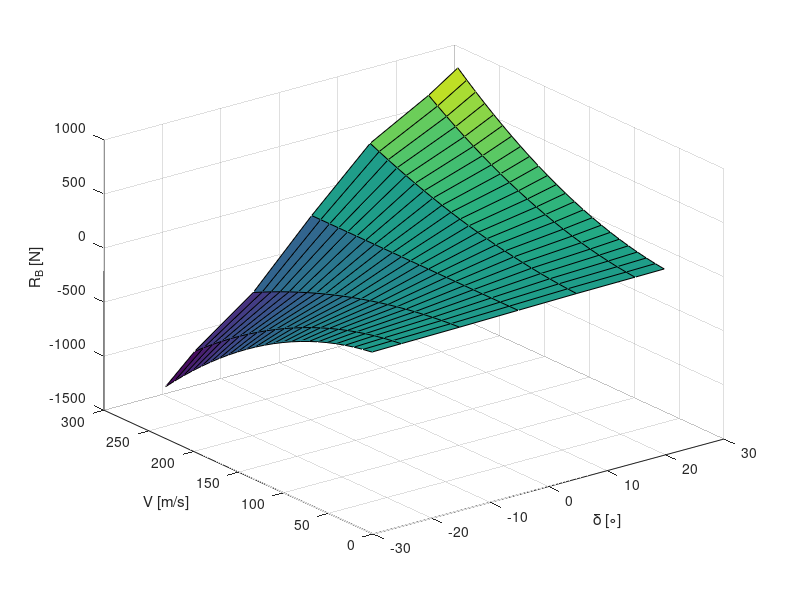
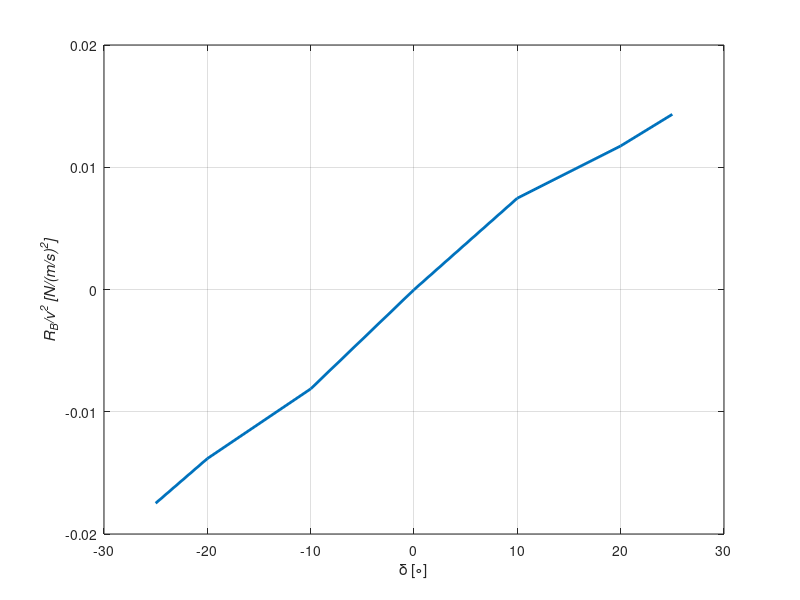

The MATLAB script that drew these images, in order:
clc; % czysci command window
clear; %czysci zmienne
close; %zamyka wszystkie okna
%% Geometria i geometria odwrotna

% Deklaracja danych
L = 180;    % mm
R=100;      % mm
Y=180;      % mm
alpha=asin(R/(2*L));      %rad
alpha_prim=pi/2 - alpha;  %rad
delta_max = 25;           % stopnie

% określenie wektora wychylenia steru
delta=-delta_max:0.1:delta_max;

% zamiana wychyelnia steru na wysunięcie siłownika [mm]
delta_h = -(Y-sqrt(L^2+R^2-2*L*R*cos(alpha_prim-delta*pi/180)));

% Wykres wydłużenia siłownika w funkcji kąta wychylenia steru
plot(delta,delta_h)
grid on
xlabel('\delta [\circ]');
ylabel('\delta_h [mm]');
grid on

close %zamyka okno z wykresem
%% Dynamika układu
% Deklaracja danych

v_dzwieku = 340.3;         % m/s
c = 2.37;                  % m
rho = 1.2255;              % kg/m^3
b = 12.45;                 % m
wsp1 = 0.5*rho * c^2 * b;  % współczynnik wymiarujący moment zawiasowy-

% Określenie wektora dopuszczalnych prędkości
V = (0.1*v_dzwieku:10:0.8*v_dzwieku)';

% Zebranie charakterystyk aerodynamicznych z programu X-FOIL
delta_dyn = [-25, -20, -10, 0, 10, 20, 25]; % stopnie
delta_dyn = deg2rad(delta_dyn); % rad

cm_h = [-0.033139, -0.027379, -0.017291, -0.000038, 0.017291, 0.027379, 0.033139];
M_h = wsp1*cm_h; 

%Określenie obciążenia na siłowniku
delta_h_dyn = -(Y-sqrt(L^2+R^2-2*L*R.*cos(alpha_prim-delta_dyn)));
beta = acos((R^2 +delta_h_dyn.*(delta_h_dyn+2*L))./(2*R*(L+delta_h_dyn))) - pi/2;
R_B = M_h./(R*cos(beta));

 % wyjściowa tablica do modelu w Simulink
Q = V.^2*R_B;  % N

% utworzenie siatki pod wizualizację 3D
[X,Y] = meshgrid(delta_dyn, V);   
% uwtorzenie wartości powierzchni
Z = M_h./(R*cos(acos((R^2 +delta_h_dyn.*(delta_h_dyn+2*L))./(2*R*(L+delta_h_dyn))) - pi/2)).*V.^2;

surf(rad2deg(X),Y,Z)
xlabel('\delta [\circ]')
ylabel('V [m/s]')
zlabel('R_B [N]')
grid on

close %zamyka okno z wykresem

%Wykres znormalizowanego obciążenia w funkcji wychylenia steru
figure
plot(rad2deg(delta_dyn),R_B,'LineWidth',2);
grid on
xlabel('\delta [\circ]');
ylabel('\it{R_B}/v^2 \it{[N/(m/s)^2]}');
axis([-30 30 -0.02 0.02])

close %zamyka okno z wykresem
%% Siłownik

% Deklaracja danych
A_1 = 5.03*1e-3;      % m^2
A_2 = 1.59*1e-3;      % m^2
m = 10;               % kg
K = 1.8e5;            % Pa
V_1 = 2.26*1e-4;      % m^3
V_2 = 6.68*1e-5;      % m^3
b_tlum = -5;          % kg/s

% warunki początkowe
p_01 = 1e6;           % Pa
p_02 = p_01*A_1/A_2;  % Pa

x_0 = 0;              % m
xp_0 = 0;             % m/s
%% Dane wejściowe

v_lotu = 0.5*340;     % m/s
kat_wychylenia =7;    % stopnie
czas_wymuszenia = 8;  % s
